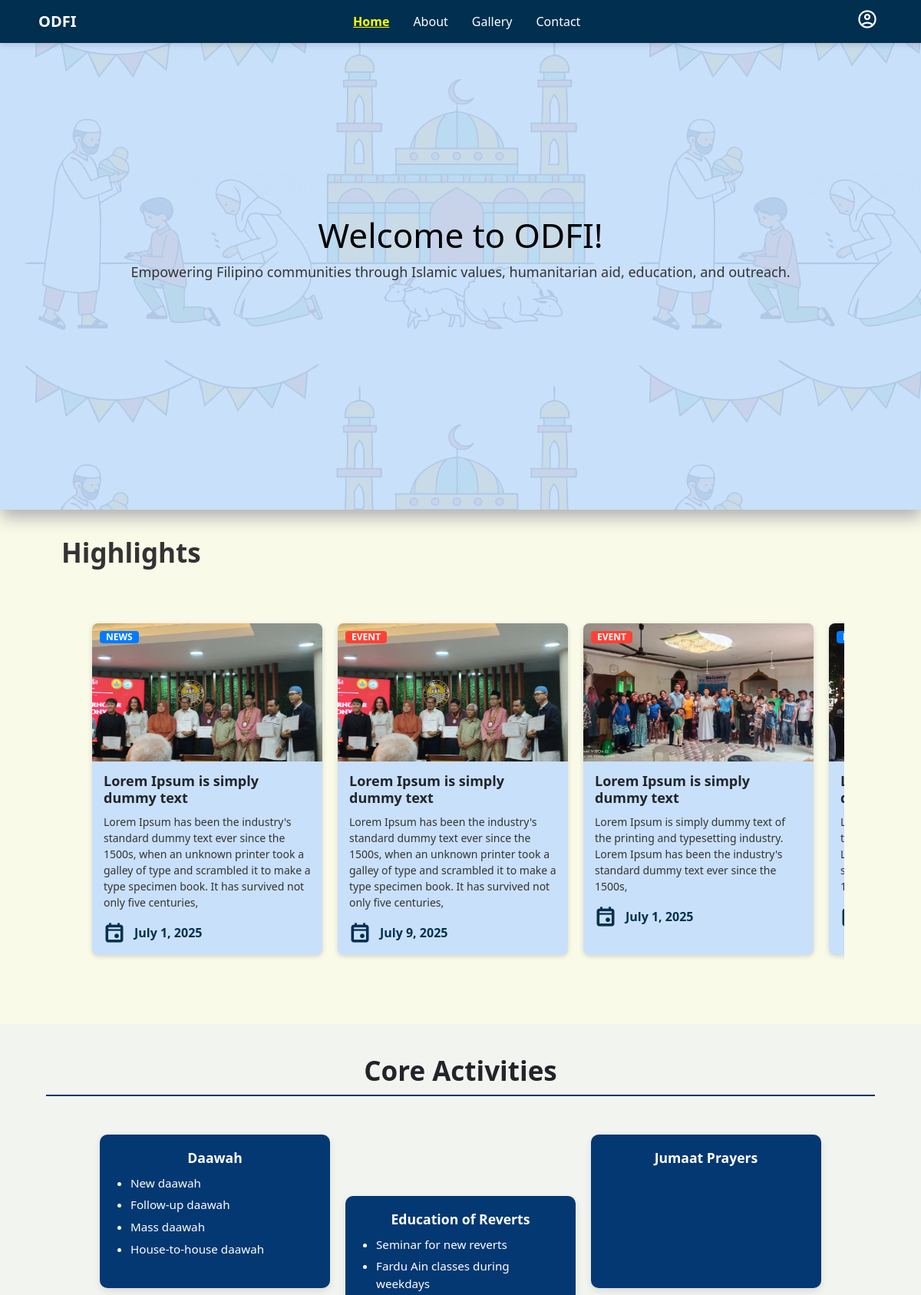
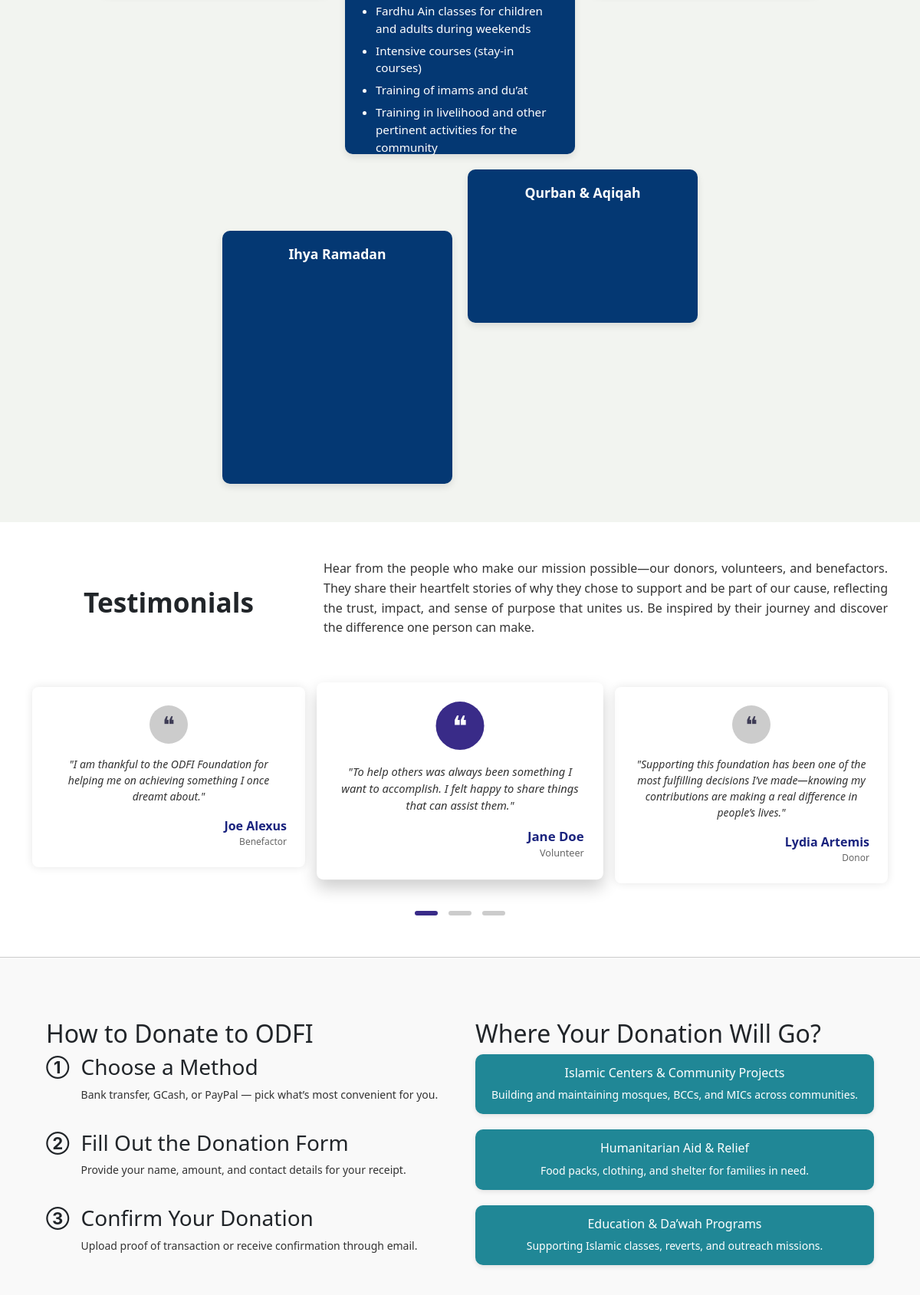
The page / (upper part) on the database its author committed (2 pictures, top to bottom).
### authentication/models.py (models this page shows, shortened)
class Highlight(models.Model):
    HIGHLIGHT_TYPES = [
        ('news', 'News'),
        ('event', 'Event'),
    ]
    title = models.CharField(max_length=255)
    description = models.TextField()
    type = models.CharField(max_length=10, choices=HIGHLIGHT_TYPES)
    image = models.ImageField(upload_to='highlights/')
    date = models.DateField()

### authentication/views.py (the view)
# urls.py: path('', views.home, name="home"),
def home(request):
    highlights = Highlight.objects.all()
    return render(request, "authentication/index.html", {'highlights': highlights})

### templates/authentication/index.html (shortened to what this page needs)
<!DOCTYPE html>
{% load static %}
<html lang="en">
  <head>
    <link rel="stylesheet" href="{% static 'authentication/index.css' %}" />
  </head>
  <body style="background-color: #FAFAE9;">
      {% include 'authentication/user/nav.html' %}
    <div class="container1">
      <section class="hero">
        <div class="welcome-text">
          <h2 style="font-size: 44px">Welcome to ODFI!</h2>
          <p style="font-size: 18px">
            Empowering Filipino communities through Islamic values, humanitarian
            aid, education, and outreach.
          </p>
        </div>
      </section>
    </div>
<div class="highlights">
  <p class="highlights-title" style="font-size: 35px; padding: 30px 80px; font-weight: bold">
    Highlights
  </p>
  <div class="carousel-track">
    {% for item in highlights %}
    <div class="news-card">
      <div class="news-image">
        <span class="badge {% if item.get_type_display|lower == 'news' %}news{% elif item.get_type_display|lower == 'event' %}event{% endif %}">
          {{ item.get_type_display|upper }}
        </span>
        <img src="{{ item.image.url }}" alt="{{ item.get_type_display }} Image" />
      </div>
      <div class="news-content">
        <h3>{{ item.title }}</h3>
        <p>{{ item.description }}</p>
        <div class="news-date" style="color: #012f50; display: flex; align-items: center; gap: 6px;">
          <span class="material-symbols-outlined" style="font-weight: bold">event</span>
          <span style="font-weight: bold">{{ item.date }}</span>
        </div>
      </div>
    </div>
    {% endfor %}
  </div>
</div>
    <section class="cta">
      <div class="core">
        <section class="core-activities">
          <h2 class="section-title">Core Activities</h2>
        </section>
        <section class="program-cards">
          <div class="program-card">
            <h3>Daawah</h3>
            <ul>
              <li>New daawah</li>
              <li>Follow-up daawah</li>
              <li>Mass daawah</li>
              <li>House-to-house daawah</li>
            </ul>
          </div>
          <div class="program-card">
            <h3>Education of Reverts</h3>
            <ul>
              <li>Seminar for new reverts</li>
              <li>Fardu Ain classes during weekdays</li>
              <li>
                Fardhu Ain classes for children and adults during weekends
              </li>
              <li>Intensive courses (stay-in courses)</li>
              <li>Training of imams and du’at</li>
              <li>
                Training in livelihood and other pertinent activities for the
                community
              </li>
            </ul>
          </div>
          <div class="program-card">
            <h3>Jumaat Prayers</h3>
          </div>
          <div class="program-card">
            <h3>Ihya Ramadan</h3>
          </div>
          <div class="program-card">
            <h3>Qurban & Aqiqah</h3>
          </div>
        </section>
      </div>
     <section class="testimonials py-5 bg-white">
  <div class="container">
    <div class="row align-items-center testimonial-header mb-5">
      <div class="col-md-4">
        <h2 class="fw-bold">Testimonials</h2>
      </div>
      <div class="col-md-8">
        <p class="subheading text-justify">
          Hear from the people who make our mission possible—our donors,
          volunteers, and benefactors. They share their heartfelt stories of
          why they chose to support and be part of our cause, reflecting the
          trust, impact, and sense of purpose that unites us. Be inspired by
          their journey and discover the difference one person can make.
        </p>
      </div>
    </div>
    <div class="row justify-content-center g-4 testimonial-grid">
      <div class="col-md-4">
        <div class="testimonial-card p-4">
          <div class="quote-icon mx-auto">&#10077;</div>
          <p class="message mt-3">
            "I am thankful to the ODFI Foundation for helping me on achieving
            something I once dreamt about."
          </p>
          <div class="name">Joe Alexus</div>
          <div class="role">Benefactor</div>
        </div>
      </div>
      <div class="col-md-4">
        <div class="testimonial-card active p-4">
          <div class="quote-icon large mx-auto">&#10077;</div>
          <p class="message mt-3">
            "To help others was always been something I want to accomplish. I
            felt happy to share things that can assist them."
          </p>
          <div class="name">Jane Doe</div>
          <div class="role">Volunteer</div>
        </div>
      </div>
      <div class="col-md-4">
        <div class="testimonial-card p-4">
          <div class="quote-icon mx-auto">&#10077;</div>
          <p class="message mt-3">
            "Supporting this foundation has been one of the most fulfilling
            decisions I’ve made—knowing my contributions are making a real
            difference in people’s lives."
          </p>
          <div class="name">Lydia Artemis</div>
          <div class="role">Donor</div>
        </div>
      </div>
    </div>
    <div class="text-center pagination-dots mt-4">
      <span class="dot active"></span>
      <span class="dot"></span>
      <span class="dot"></span>
    </div>
  </div>
</section>
      <div class="donation-section">
        <div class="donation-how">
          <h2>How to Donate to ODFI</h2>
          <div class="step">
            <div class="step-number">①</div>
            <div>
              <h3>Choose a Method</h3>
              <p>
                Bank transfer, GCash, or PayPal — pick what’s most convenient
                for you.
              </p>
            </div>
          </div>
          <div class="step">
            <div class="step-number">②</div>
            <div>
              <h3>Fill Out the Donation Form</h3>
              <p>
                Provide your name, amount, and contact details for your receipt.
              </p>
            </div>
          </div>
          <div class="step">
            <div class="step-number">③</div>
            <div>
              <h3>Confirm Your Donation</h3>
              <p>
                Upload proof of transaction or receive confirmation through
                email.
              </p>
            </div>
          </div>
        </div>
        <div class="donation-impact">
          <h2>Where Your Donation Will Go?</h2>
          <div class="impact-card">
            <h3>Islamic Centers & Community Projects</h3>
            <p>
              Building and maintaining mosques, BCCs, and MICs across
              communities.
            </p>
          </div>
          <div class="impact-card">
            <h3>Humanitarian Aid & Relief</h3>
            <p>Food packs, clothing, and shelter for families in need.</p>
          </div>
          <div class="impact-card">
            <h3>Education & Da’wah Programs</h3>
            <p>Supporting Islamic classes, reverts, and outreach missions.</p>
          </div>
        </div>
      </div>
    </section>
  </body>
</html>

### templates/authentication/index.html (style rules this page uses)
.core { padding-bottom: 50px; }
.badge.news { background-color: #007BFF; color: #fff; padding: 2px 8px; border-radius: 4px; font-size: 12px; }
.badge.event { background-color: #FF4136; color: #fff; padding: 2px 8px; border-radius: 4px; font-size: 12px; }
.carousel-track { display: flex; gap: 20px; overflow-x: auto; scroll-snap-type: x mandatory; scroll-padding: 20px; padding: 20px 80px; scrollbar-width: none; margin:0px 100px; }
.news-card { min-width: 300px; max-width: 300px; flex-shrink: 0; background: #C9E0FA; border-radius: 8px; box-shadow: 0 2px 6px rgba(0, 0, 0, 0.15); overflow: hidden; scroll-snap-align: start; }
.news-content { background-color: #C9E0FA; }

### templates/authentication/user/nav.html (style rules this page uses)
.material-symbols-outlined { font-size: 28px; }

### rows shown on the page
Highlight: type "NEWS", image (picture), title "Lorem Ipsum is simply dummy text", description "Lorem Ipsum has been the industry's standard dummy text ever since the 1500s, when an unknown printer took a galley of type and scrambled it to make a type specimen book. It has survived not only five centuries,", date "July 1, 2025"
Highlight: type "EVENT", image (picture), title "Lorem Ipsum is simply dummy text", description "Lorem Ipsum has been the industry's standard dummy text ever since the 1500s, when an unknown printer took a galley of type and scrambled it to make a type specimen book. It has survived not only five centuries,", date "July 9, 2025"
Highlight: type "EVENT", image (picture), title "Lorem Ipsum is simply dummy text", description "Lorem Ipsum is simply dummy text of the printing and typesetting industry. Lorem Ipsum has been the industry's standard dummy text ever since the 1500s,", date "July 1, 2025"
Highlight: image (picture)
